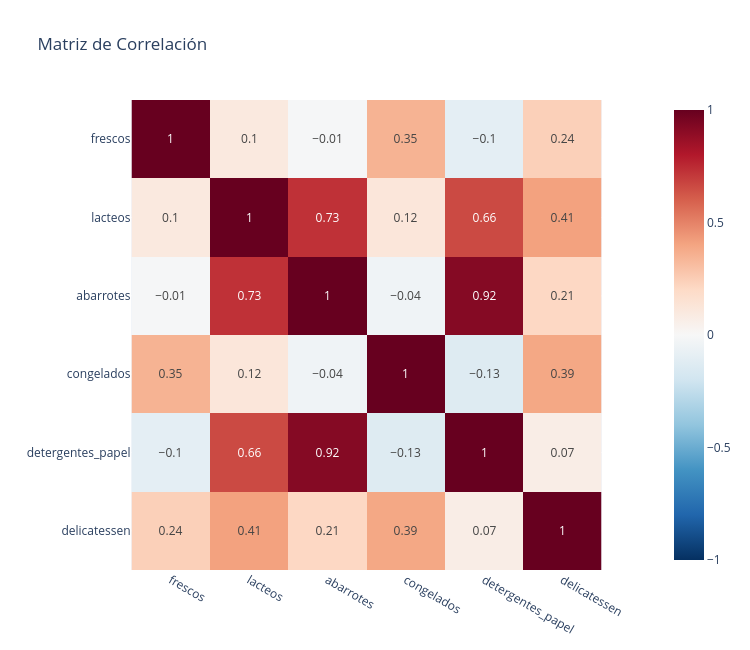

The code cell stored with this chart in its notebook:
### Markdown cell above
✍️ **¿Qué observas?** ¿Qué forma tienen los histogramas? ¿Qué variable es la más sesgada? ¿Cuántas veces la mediana gasta el cliente más grande? Si calculáramos distancias con estos datos, ¿qué clientes dominarían?

Todos los histogramas tienen la misma forma: una barra muy alta pegada a la izquierda y una cola larga hacia la derecha, con varios puntos sueltos en los boxplots. La más sesgada es delicatessen, con asimetría de 11.15. El cliente más grande gasta entre 13 y 50 veces lo que la mediana: 13.2 veces en frescos y hasta 50 veces en detergentes y papel y en delicatessen. Si calculáramos distancias así, dominarían esos pocos clientes gigantes: cualquier diferencia con ellos sería tan grande que el resto de los clientes quedarían todos amontonados y parecerían iguales.

### Code cell
# Matriz de correlación entre los gastos
# Pista: plot_correlation_matrix(df, gasto)
# ✍️ Tu código aquí
plot_correlation_matrix(df, gasto)

### Figure 1 — Plotly figure (JSON) as saved in the notebook; plotly's stock layout.template omitted (floating-point values rounded to 4 significant figures)
{"data": [{"coloraxis": "coloraxis", "hovertemplate": "x: %{x}<br>y: %{y}<br>color: %{z}<extra></extra>", "name": "0", "texttemplate": "%{z}", "type": "heatmap", "x": ["frescos", "lacteos", "abarrotes", "congelados", "detergentes_papel", "delicatessen"], "xaxis": "x", "y": ["frescos", "lacteos", "abarrotes", "congelados", "detergentes_papel", "delicatessen"], "yaxis": "y", "z": [[1.0, 0.1, -0.01, 0.35, -0.1, 0.24], [0.1, 1.0, 0.73, 0.12, 0.66, 0.41], [-0.01, 0.73, 1.0, -0.04, 0.92, 0.21], [0.35, 0.12, -0.04, 1.0, -0.13, 0.39], [-0.1, 0.66, 0.92, -0.13, 1.0, 0.07], [0.24, 0.41, 0.21, 0.39, 0.07, 1.0]]}], "layout": {"coloraxis": {"autocolorscale": false, "cmax": 1, "cmin": -1, "colorscale": [[0.0, "rgb(5,48,97)"], [0.1, "rgb(33,102,172)"], [0.2, "rgb(67,147,195)"], [0.3, "rgb(146,197,222)"], [0.4, "rgb(209,229,240)"], [0.5, "rgb(247,247,247)"], [0.6, "rgb(253,219,199)"], [0.7, "rgb(244,165,130)"], [0.8, "rgb(214,96,77)"], [0.9, "rgb(178,24,43)"], [1.0, "rgb(103,0,31)"]]}, "height": 650, "title": {"text": "Matriz de Correlación"}, "width": 750, "xaxis": {"anchor": "y", "constrain": "domain", "domain": [0.0, 1.0], "scaleanchor": "y"}, "yaxis": {"anchor": "x", "autorange": "reversed", "constrain": "domain", "domain": [0.0, 1.0]}}}
